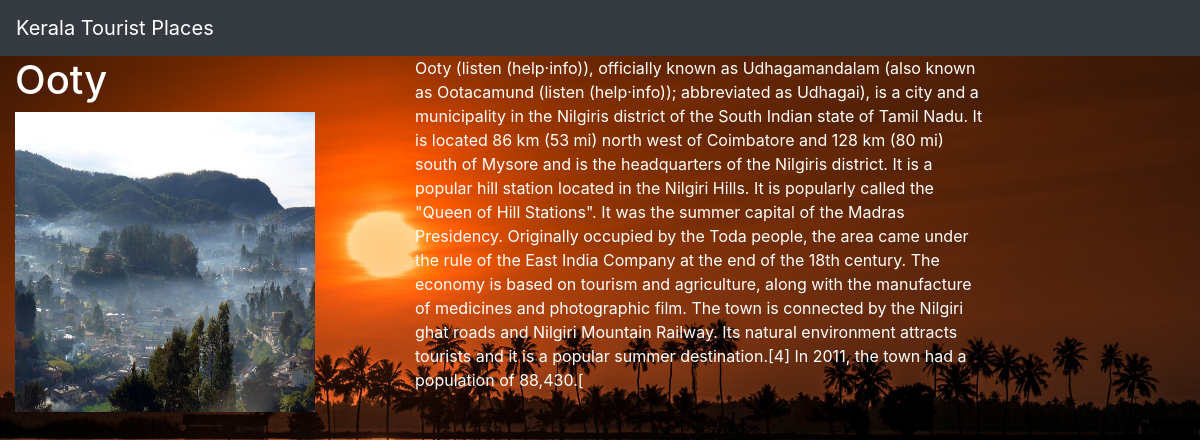
The page /details/2 on the database its author committed.
### TripApp/models.py (models this page shows, shortened)
class Trip(models.Model):
    name = models.CharField(max_length=250)
    img = models.FileField(upload_to='img')
    desc = models.TextField()

### TripApp/views.py (the view)
# urls.py: path('details/<int:ID>', views.details, name='details'),
def details(request,ID):
    trip=Trip.objects.get(id=ID)
    context={'details':trip}
    return render(request, 'details.html', context)

### Templates/details.html (shortened to what this page needs)
{% extends 'base.html' %}
{% block body %}
<body>
<div class="container-fluid">
    <div class="row">
        <div class="col-md-4">
            <h1 style="color:white">{{details.name}}</h1>
            <img src="{{details.img.url}}" width="300" height="300">
        </div>
            <div class="col-md-6" style="color:white">
                {{details.desc}}<br>
            </div>
    </div>
</div>
</body>
{% endblock %}

### static/style.css (style rules this page uses)
body { background-image:url("image/back.png"); background-color:aqua; background-attachment:fixed; background-repeat:no-repeat; background-size:100% 100%; color:black; }

### rows shown on the page
Trip: name "Ooty", img (picture), desc "Ooty (listen (help·info)), officially known as Udhagamandalam (also known as Ootacamund (listen (help·info)); abbreviated as Udhagai), is a city and a municipality in the Nilgiris district of the South Indian state of Tamil Nadu. It is located 86 km (53 mi) north west of Coimbatore and 128 km (80 mi) south of Mysore and is the headquarters of the Nilgiris district. It is a popular hill station located in the Nilgiri Hills. It is popularly called the \"Queen of Hill Stations\". It was the summer capital of the Madras Presidency. Originally occupied by the Toda people, the area came under the rule of the East India Company at the end of the 18th century. The economy is based on tourism and…"
